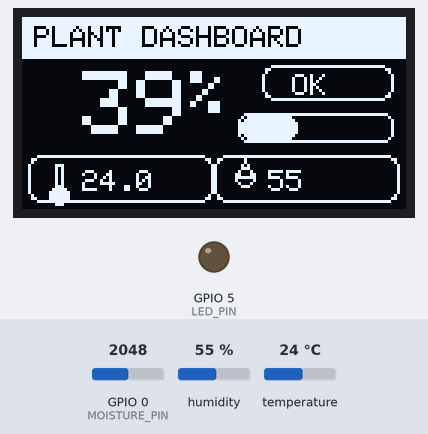
Bench run of a sketch on a simulated ESP32-C3. Parts: 128×64 one-colour display, output pins drawn as LEDs (lit = HIGH). Inputs (shaded band) come from the test bench; at power-on: GPIO 0 (MOISTURE_PIN) = 2048, humidity 55 %, temperature 24 °C (analog values on the 0–4095 scale). What the sketch prints to the serial monitor is not drawn.

Above: at 1.2 s.
1.3 s: GPIO 0 (MOISTURE_PIN) set to 2218
At 2.1 s:
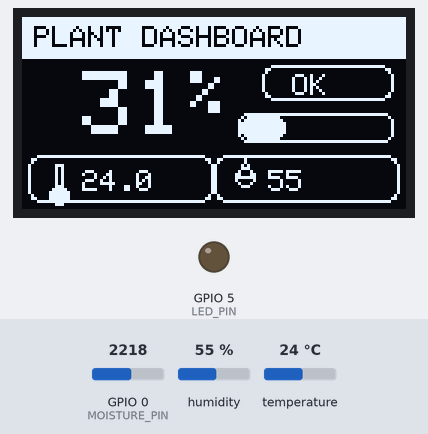
3.2 s: GPIO 0 (MOISTURE_PIN) set to 2284
At 4.3 s:
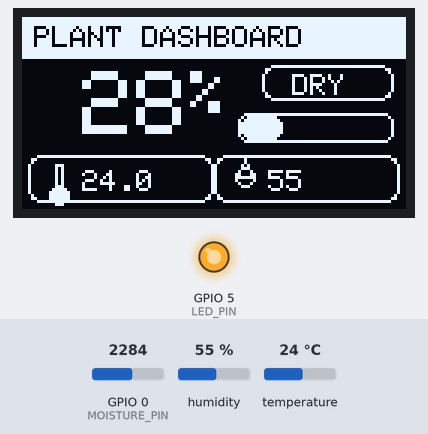
4.9 s: GPIO 0 (MOISTURE_PIN) set to 1228
At 5.6 s:
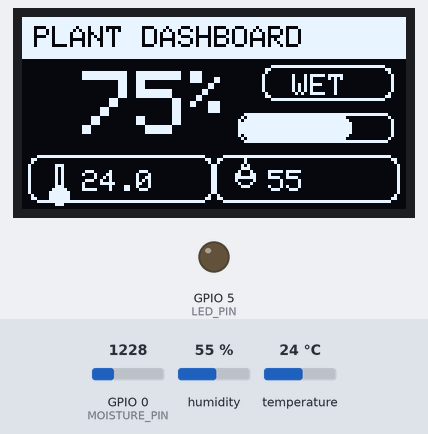
6.5 s: humidity set to 22 %
At 7.8 s:
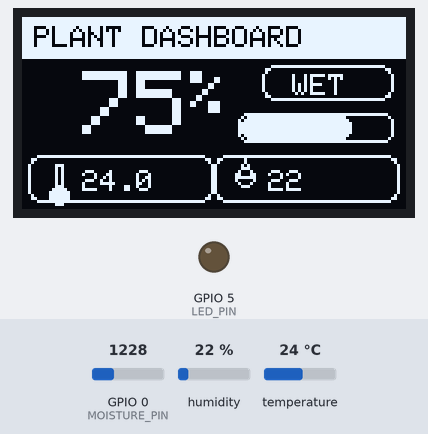
8.1 s: temperature set to 12 °C
At 10.2 s:
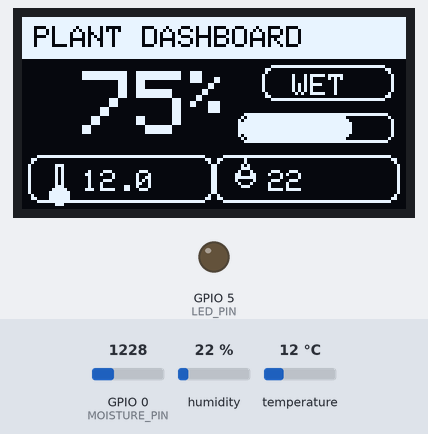
11.3 s: humidity set to 40 %
At 13.8 s:
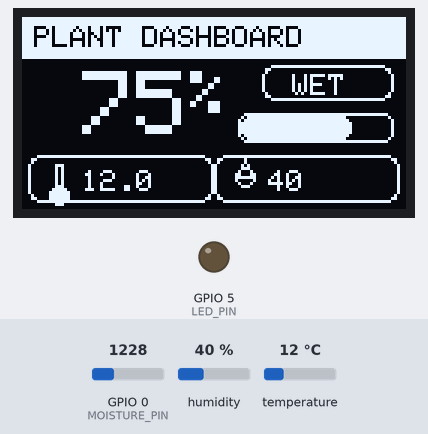
Timing chart, 0 to 15.3 s (numbered marks = the images above; inputs shaded):
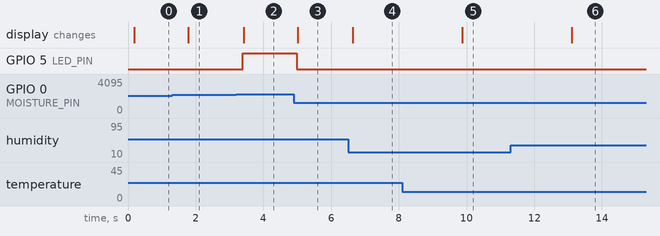

Measured:
- the behaviour switches between 2258 and 2259 on GPIO 0 (MOISTURE_PIN) (found by bisection; images 1 and 2)
- after the input at 1.3 s, the display: changes after 0.49 s (image 1)
- after the input at 3.2 s, GPIO 5 (LED_PIN): LOW → HIGH after 0.19 s; the display: changes after 0.21 s (image 2)
- after the input at 4.9 s, GPIO 5 (LED_PIN): HIGH → LOW after 0.09 s; the display: changes after 0.12 s (image 3)
- after the input at 6.5 s, the display: changes after 0.14 s (image 4)
- after the input at 8.1 s, the display: changes after 1.8 s (image 5)
- after the input at 11.3 s, the display: changes after 1.8 s (image 6)

The sketch:

moisture_sensor_dht11.ino
```cpp
#include <Wire.h>
#include <Adafruit_GFX.h>
#include <Adafruit_SSD1306.h>
#include <DHT.h>

// ---------------- OLED ----------------
#define SCREEN_WIDTH 128
#define SCREEN_HEIGHT 64
#define OLED_ADDR 0x3C

// I2C ESP32-C3
#define SDA_PIN 20
#define SCL_PIN 21

Adafruit_SSD1306 display(SCREEN_WIDTH, SCREEN_HEIGHT, &Wire, -1);

// ---------------- Moisture sensor v1.2 ----------------
#define MOISTURE_PIN 0  // AO sur ADC (GPIO0) -> OK

// ✅ Calibration à ADAPTER avec TES MESURES RÉELLES
// - AirValue  = raw en AIR (capteur sec)
// - WaterValue= raw quand il est IMMERGÉ (ou terre saturée)
const int AirValue   = 2930;
const int WaterValue = 690;

// ✅ Optionnel: si tu veux "forcer" 100% un peu avant le vrai WaterValue (pour compenser un capteur qui plafonne)
// mets une valeur > 0 (ex: 30). Sinon laisse 0.
const int WetBoost = 0;

// ---------------- LED ----------------
#define LED_PIN 5

// ---------------- DHT11 ----------------
#define DHTPIN 4
#define DHTTYPE DHT11
DHT dht(DHTPIN, DHTTYPE);

// ---------------- Utils ----------------
int clampInt(int v, int lo, int hi) {
  if (v < lo) return lo;
  if (v > hi) return hi;
  return v;
}

int readMoistureRawAvg(int pin, int samples = 25, int delayMs = 3) {
  long sum = 0;
  for (int i = 0; i < samples; i++) {
    sum += analogRead(pin);
    delay(delayMs);
  }
  return (int)(sum / samples);
}

// ✅ Correction: conversion robuste + saturation à 0/100
// Objectif: si raw <= WaterValue (ou proche via WetBoost) => 100%
int rawToPercent(int raw) {
  int dry = AirValue;
  int wet = WaterValue;

  // sécurité si quelqu'un inverse par erreur
  if (dry < wet) { int tmp = dry; dry = wet; wet = tmp; }

  // clamp dur => eau = 100%
  if (raw >= dry) return 0;
  if (raw <= wet) return 100;

  long num = (long)(dry - raw) * 100;
  long den = (long)(dry - wet);
  int pct = (int)(num / den);

  return clampInt(pct, 0, 100);
}


// ---------------- UI helpers ----------------
void drawPill(int x, int y, int w, int h, bool filled) {
  if (filled) display.fillRoundRect(x, y, w, h, 4, SSD1306_WHITE);
  else        display.drawRoundRect(x, y, w, h, 4, SSD1306_WHITE);
}

void drawMiniProgress(int x, int y, int w, int h, int percent) {
  percent = clampInt(percent, 0, 100);
  display.drawRoundRect(x, y, w, h, 3, SSD1306_WHITE);
  int innerW = (w - 2);
  int fillW = (percent * innerW) / 100;
  display.fillRoundRect(x + 1, y + 1, fillW, h - 2, 3, SSD1306_WHITE);
}

void drawDropletIcon(int x, int y) {
  display.fillCircle(x + 4, y + 4, 3, SSD1306_WHITE);
  display.fillTriangle(x + 4, y - 2, x + 1, y + 4, x + 7, y + 4, SSD1306_WHITE);
}

void drawThermoIcon(int x, int y) {
  display.drawRect(x + 3, y, 3, 8, SSD1306_WHITE);
  display.fillCircle(x + 4, y + 10, 3, SSD1306_WHITE);
  display.drawLine(x + 4, y + 8, x + 4, y + 10, SSD1306_WHITE);
}

void drawHumIcon(int x, int y) {
  display.drawCircle(x + 4, y + 4, 3, SSD1306_WHITE);
  display.drawTriangle(x + 4, y - 2, x + 1, y + 4, x + 7, y + 4, SSD1306_WHITE);
}

const char* soilStatus(int p) {
  if (p < 30) return "DRY";
  if (p < 60) return "OK";
  return "WET";
}

void drawScreenModern(int raw, int soilPct, float t, float h) {
  display.clearDisplay();
  display.setTextColor(SSD1306_WHITE);

  // ===== Header =====
  display.fillRect(0, 0, 128, 14, SSD1306_WHITE);
  display.setTextColor(SSD1306_BLACK);
  display.setTextSize(1);
  display.setCursor(4, 3);
  display.print("PLANT DASHBOARD");
  display.setTextColor(SSD1306_WHITE);

  // ===== Big soil % =====
  display.setTextSize(3);
  display.setCursor(2, 18);
  if (soilPct < 100) display.print(" ");
  display.print(soilPct);
  display.setTextSize(2);
  display.print("%");

  // ===== Status pill =====
  const char* st = soilStatus(soilPct);
  int pillW = 44, pillH = 12;
  int pillX = 128 - pillW - 4;
  int pillY = 16;
  drawPill(pillX, pillY, pillW, pillH, false);
  display.setTextSize(1);
  display.setCursor(pillX + 10, pillY + 3);
  display.print(st);

  // ===== Progress bar =====
  drawMiniProgress(72, 32, 52, 10, soilPct);

  // ===== Bottom cards =====
  const int cardY = 46;
  const int cardH = 16;
  const int cardW = 62;

  const int iconBoxW = 14;
  const int iconPad  = 4;
  const int textX    = iconPad + iconBoxW;
  const int textY    = cardY + 5;

  display.setTextSize(1);

  // --- TEMP ---
  int tempX = 2;
  display.drawRoundRect(tempX, cardY, cardW, cardH, 4, SSD1306_WHITE);
  drawThermoIcon(tempX + iconPad + 2, cardY + 3);
  display.setCursor(tempX + textX, textY);
  if (isnan(t)) display.print("--.-");
  else display.print(t, 1);

  // --- HUM ---
  int humX = 64;
  display.drawRoundRect(humX, cardY, cardW, cardH, 4, SSD1306_WHITE);
  drawHumIcon(humX + iconPad + 2, cardY + 3);
  display.setCursor(humX + textX, textY);
  if (isnan(h)) display.print("--");
  else display.print(h, 0);

  display.display();
}

void setup() {
  Serial.begin(115200);

  pinMode(LED_PIN, OUTPUT);
  digitalWrite(LED_PIN, LOW);

  Wire.begin(SDA_PIN, SCL_PIN);

  if (!display.begin(SSD1306_SWITCHCAPVCC, OLED_ADDR)) {
    Serial.println("OLED init failed (addr 0x3C?)");
    while (true) delay(1000);
  }

  analogReadResolution(12);
  dht.begin();

  display.clearDisplay();
  display.display();
}

void loop() {
  int raw = readMoistureRawAvg(MOISTURE_PIN);
  int soilPct = rawToPercent(raw);

  float h = dht.readHumidity();
  float t = dht.readTemperature();

  Serial.print("soil raw=");
  Serial.print(raw);
  Serial.print("  soil=");
  Serial.print(soilPct);
  Serial.print("%  |  T=");
  Serial.print(isnan(t) ? -999 : t);
  Serial.print("C  H=");
  Serial.print(isnan(h) ? -999 : h);
  Serial.println("%");

  digitalWrite(LED_PIN, (soilPct < 30) ? HIGH : LOW);

  drawScreenModern(raw, soilPct, t, h);

  delay(1500);
}
```
